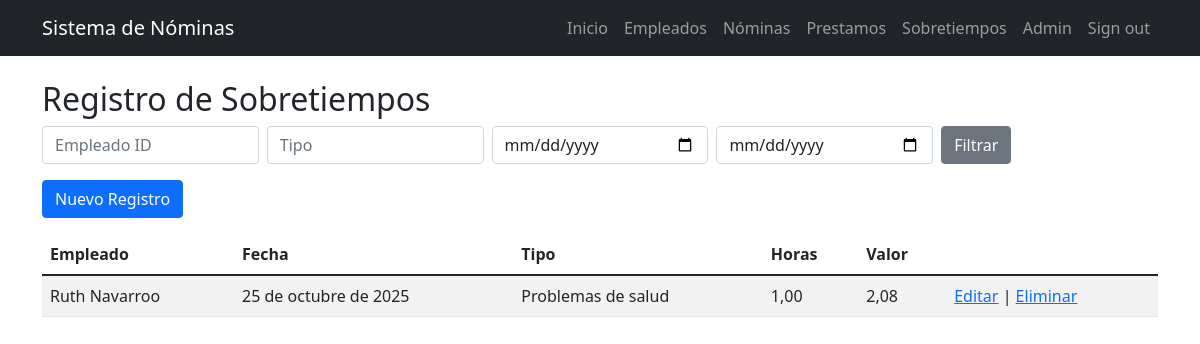
The app's page /sobretiempo/sobretiempo/ (signed in) with its own data.
### sobretiempo/models.py (models this page shows, shortened)
class Sobretiempo(models.Model):
    empleado = models.ForeignKey(Empleado, on_delete=models.CASCADE)
    fecha_registro = models.DateField()
    tipo_sobretiempo = models.ForeignKey(TipoSobretiempo, on_delete=models.CASCADE)
    numero_horas = models.DecimalField(max_digits=6, decimal_places=2)
    valor = models.DecimalField(max_digits=10, decimal_places=2, editable=False)

class TipoSobretiempo(models.Model):
    codigo = models.CharField(max_length=10)  # Ej: "H50", "H100"
    descripcion = models.CharField(max_length=100)  # Ej: "Horas al 50%"
    factor = models.DecimalField(max_digits=4, decimal_places=2)  # Ej: 1.50

### nomina/models.py (models this page shows, shortened)
class Empleado(models.Model):
    cedula = models.CharField(
        max_length=10,
        unique=True,
        validators=[
            RegexValidator(
                regex=r'^\d{10}$',
                message='La cédula debe tener exactamente 10 dígitos numéricos.'
            )
        ],
        help_text='Cédula ecuatoriana de 10 dígitos'
    )
    nombre = models.CharField(max_length=100)
    sueldo = models.DecimalField(max_digits=10, decimal_places=2,validators=[MinValueValidator(0, 'El sueldo no puede ser negativo.')])
    departamento = models.CharField(max_length=100)
    cargo = models.CharField(max_length=100)

### sobretiempo/views.py (the view)
# urls.py: path('sobretiempo/', SobretiempoListView.as_view(), name='sobretiempo_list'),
class SobretiempoListView(LoginRequiredMixin, ListView):
    model = Sobretiempo
    template_name = 'sobretiempo/sobretiempo_list.html'
    context_object_name = 'page_obj'
    paginate_by = 10
    def get_queryset(self):
        qs = Sobretiempo.objects.all().order_by('-fecha_registro')
        empleado = self.request.GET.get('empleado')
        tipo = self.request.GET.get('tipo')
        desde = self.request.GET.get('desde')
        hasta = self.request.GET.get('hasta')
        if empleado:
            qs = qs.filter(empleado_id=empleado)
        if tipo:
            qs = qs.filter(tipo_sobretiempo_id=tipo)
        if desde:
            qs = qs.filter(fecha_registro__gte=desde)
        if hasta:
            qs = qs.filter(fecha_registro__lte=hasta)
        return qs

### sobretiempo/templates/sobretiempo/sobretiempo_list.html (shortened to what this page needs)
{% extends 'nomina/base.html' %}
{% block content %}
<h2>Registro de Sobretiempos</h2>
<form method="get" class="row g-2 mb-3">
  <div class="col"><input type="number" name="empleado" placeholder="Empleado ID" class="form-control" value="{{ request.GET.empleado }}"></div>
  <div class="col"><input type="number" name="tipo" placeholder="Tipo" class="form-control" value="{{ request.GET.tipo }}"></div>
  <div class="col"><input type="date" name="desde" class="form-control" value="{{ request.GET.desde }}"></div>
  <div class="col"><input type="date" name="hasta" class="form-control" value="{{ request.GET.hasta }}"></div>
  <div class="col"><button type="submit" class="btn btn-secondary">Filtrar</button></div>
</form>
<a href="{% url 'sobretiempo:sobretiempo_create' %}" class="btn btn-primary mb-3">Nuevo Registro</a>
<table class="table table-striped">
  <thead>
    <tr><th>Empleado</th><th>Fecha</th><th>Tipo</th><th>Horas</th><th>Valor</th><th></th></tr>
  </thead>
  <tbody>
    {% for s in page_obj %}
    <tr>
      <td>{{ s.empleado.nombre }}</td>
      <td>{{ s.fecha_registro }}</td>
      <td>{{ s.tipo_sobretiempo.descripcion }}</td>
      <td>{{ s.numero_horas }}</td>
      <td>{{ s.valor }}</td>
      <td>
        <a href="{% url 'sobretiempo:sobretiempo_update' s.pk %}">Editar</a> |
        <a href="{% url 'sobretiempo:sobretiempo_delete' s.pk %}">Eliminar</a>
      </td>
    </tr>
    {% empty %}
    <tr><td colspan="6">No hay registros.</td></tr>
    {% endfor %}
  </tbody>
</table>
{% endblock %}

### records on screen
Sobretiempo: empleado.nombre "Ruth Navarroo", fecha_registro "25 de octubre de 2025", tipo_sobretiempo.descripcion "Problemas de salud", numero_horas "1,00", valor "2,08"
